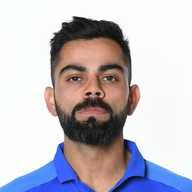
#> input picture Cartoonify Image/download.jpg, 192 x 192 px
$ jupyter execute cartoon.ipynb
#> lines starting #> are read from the running program, lines starting #| are printed output that depends on the picture
[cell 1]
import cv2
import numpy as np
import matplotlib.pyplot as plt

[cell 2]
#Load Image
def read_file(filename):
#> called with filename = 'download.jpg'
    img = cv2.imread(filename)
#> img is the input picture: shape (192, 192, 3); mean B, G, R 195.9, 187.7, 192.4
    img = cv2.cvtColor(img,cv2.COLOR_BGR2RGB)
    plt.imshow(img)
    plt.show()
    return img

[cell 3]
filename = "download.jpg"
img = read_file(filename)

org_img = np.copy(img)

[cell 4]
#Create Edge Mask
def edge_mask(img, line_size, blur_value):
    """
    input: Input Image
    Output: Edges of Image
    """
#> called with line_size = 5, blur_value = 7
    gray = cv2.cvtColor(img, cv2.COLOR_RGB2GRAY)
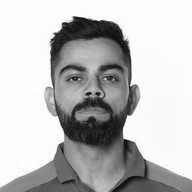
#> gray: shape (192, 192); min 3, max 255, mean 190.1
    gray_blur = cv2.medianBlur(gray, blur_value)
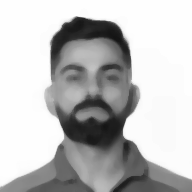
#> gray_blur: shape (192, 192); min 20, max 254, mean 190.8

    edges = cv2.adaptiveThreshold(gray_blur, 255, cv2.ADAPTIVE_THRESH_MEAN_C, cv2.THRESH_BINARY, line_size, blur_value)
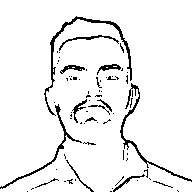
#> edges: shape (192, 192); 93.8% white; black in thin lines or dots
    return edges

[cell 5]
line_size, blur_value = 5,7
edges = edge_mask(img, line_size, blur_value)

plt.imshow(edges, cmap="binary")
plt.show()

[cell 6]
#Reduce the Color Palette
def color_quantizaion(img, k):
    # Transform the image
#> called with k = 9
    data = np.float32(img).reshape((-1,3))

    #Determine Criteria
    criteria = (cv2.TERM_CRITERIA_EPS + cv2.TERM_CRITERIA_MAX_ITER, 20, 0.001)

    # Implementing K-Means
    ret, label, center = cv2.kmeans(data, k, None, criteria, 10, cv2.KMEANS_RANDOM_CENTERS)
#> ret = 11472438.6; center = [[53.11, 84.78, 220.8], [212.5, 161.7, 142], [178.6, 135, 116.5], [193.9, 198.4, 213.5], [136.3, 101.5, 88.22], [82.51, 64.7, 59.89], [251.9, 253, 252.7], [84.79, 141.9, 242.7], [35.1, 32.35, 33.81]]
    center = np.uint8(center)
#> center = [[53, 84, 220], [212, 161, 141], [178, 134, 116], [193, 198, 213], [136, 101, 88], [82, 64, 59], [251, 253, 252], [84, 141, 242], [35, 32, 33]]

    result = center[label.flatten()]
    result = result.reshape(img.shape)
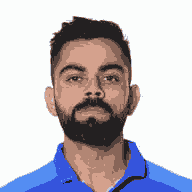
#> result: shape (192, 192, 3); mean R, G, B 191.7, 187.4, 195.2

    return result

[cell 7]
img = color_quantizaion(img, k=9)

plt.imshow(img)
plt.show()

[cell 8]
#Reduce the noise

# blurred = cv2.bilateralFilter(img, d=3, sigmaColor=200, sigmaSpace=200)

# plt.imshow(blurred)
# plt.show()

[cell 9]
# Combine Edge Mask with the quantiz img
def cartoon():
    c = cv2.bilateralFilter(img, d=3, sigmaColor=200, sigmaSpace=200)
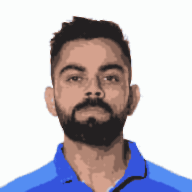
#> c: shape (192, 192, 3); mean R, G, B 191.7, 187.4, 195.3

    plt.imshow(org_img)
    plt.title("Original Image")
    plt.show()

    plt.imshow(c)
    plt.title("Cartoonified Image")
    plt.show()
